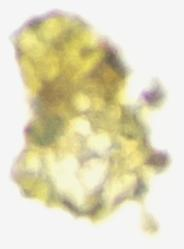
#> input picture testdata_folder/10_36_51_744378_0.jpg, 184 x 249 px, given in place of copepod.jpg, which was not available
$ python oval_classification.py
#> lines starting #> are read from the running program, lines starting #| are printed output that depends on the picture; after the words box and inside, x2 and y2 are one past the last pixel; in counts of white or black regions, pixels touching at a corner belong together; pictures that were not available may be replaced by others from this repository, and a replacement may not be noted
from __future__ import print_function
import cv2 as cv
import numpy as np
import argparse
import random as rng
rng.seed(12345)

def thresh_callback(val):

    threshold = val

    canny_output = cv.Canny(src_gray, threshold, threshold * 2)

    contours, _ = cv.findContours(canny_output, cv.RETR_TREE, cv.CHAIN_APPROX_SIMPLE)

    # Find the rotated rectangles and ellipses for each contour
    minEllipse = [None]*len(contours)
    for i, c in enumerate(contours):
        if c.shape[0] > 10:
            minEllipse[i] = cv.fitEllipse(c)
    # Draw contours + rotated rects + ellipses

    drawing = np.zeros((canny_output.shape[0], canny_output.shape[1], 3), dtype=np.uint8)

    for i, c in enumerate(contours):
        color = (rng.randint(0,256), rng.randint(0,256), rng.randint(0,256))
        # ellipse
        if c.shape[0] > 10:
            # contour
            cv.drawContours(drawing, contours, i, color)
            cv.ellipse(drawing, minEllipse[i], color, 2)

    cv.imshow('Contours', drawing)
    cv.imshow('Canny', canny_output)
    # [11 lines of commented-out code are left out]

image_file = "copepod.jpg"

# Read the image
image = cv.imread(image_file)
#> image is the input picture: shape (249, 184, 3); mean B, G, R 189.8, 219.4, 224.9

src_gray = cv.cvtColor(image, cv.COLOR_BGR2GRAY)
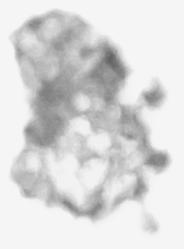
#> src_gray: shape (249, 184); min 97, max 251, mean 217.7
source_window = 'Image'
cv.namedWindow(source_window)
cv.imshow(source_window, src_gray)
max_thresh = 255
thresh = 100 # initial threshold
cv.createTrackbar('Canny Thresh:', source_window, thresh, max_thresh, thresh_callback)
thresh_callback(thresh)
#> in thresh_callback, `canny_output = cv.Canny(src_gray, threshold, threshold * 2)`:
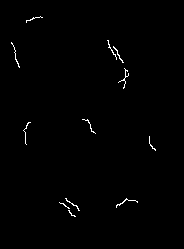
#> canny_output: shape (249, 184); 0.67% white in thin lines or dots, all inside (x1, y1, x2, y2) = (11, 16, 156, 217)
#> in thresh_callback, `contours, _ = cv.findContours(canny_output, cv.RETR_TREE, cv.CHAIN_APP..`: contours = 12 contours, all with area under 20
#> in thresh_callback, `minEllipse = [None]*len(contours)`: minEllipse = 12 items
#> the loop in thresh_callback, `for i, c in enumerate(contours):` made 12 passes
#> the loop in thresh_callback, `for i, c in enumerate(contours):` made 12 passes
#> color on passes 1 to 12: (213, 5, 152), (188, 99, 138), (223, 82, 191), (63, 221, 133), (89, 95, 181), (46, 211, 85), (75, 105, 39), (97, 174, 164), (12, 234, 173), (13, 212, 1), (3, 83, 91), (146, 50, 212)
#> after the loop in thresh_callback, `for i, c in enumerate(contours):`:
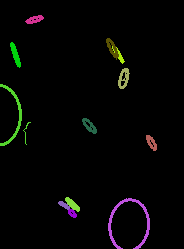
#> drawing: shape (249, 184, 3); mean of channels 0, 1, 2 3.8, 4.8, 4.7; drawn as B, G, R
cv.waitKey()

$ run again, on testdata_folder/10_42_38_776626_1.jpg
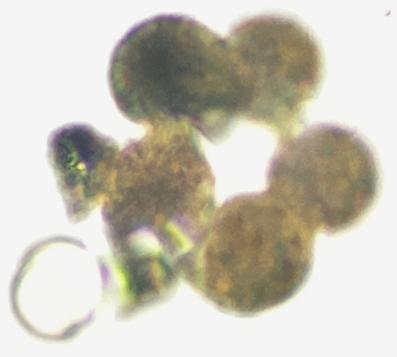
#> input picture testdata_folder/10_42_38_776626_1.jpg, 397 x 357 px, given in place of copepod.jpg, which was not available
#> image is the input picture: shape (357, 397, 3); mean B, G, R 182.9, 195.7, 200.2
#> in thresh_callback, `canny_output = cv.Canny(src_gray, threshold, threshold * 2)`:
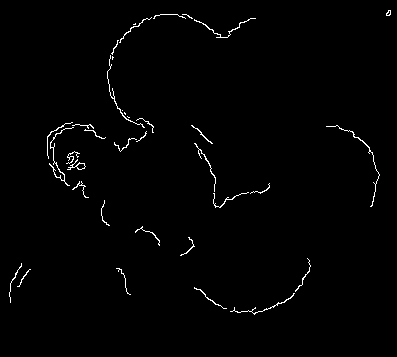
#> canny_output: shape (357, 397); 1.2% white in thin lines or dots, all inside (x1, y1, x2, y2) = (9, 10, 391, 315)
#> contours = 38 contours, 32 with area under 20; largest, box (x1, y1, x2, y2) and area: (67, 159, 86, 170) 49, (76, 163, 86, 170) 36, (49, 127, 74, 186) 27, (194, 18, 256, 38) 22, (326, 125, 380, 207) 22, (230, 293, 295, 315) 21
#> minEllipse = 38 items
#> the loop in thresh_callback, `for i, c in enumerate(contours):` made 38 passes
#> c on passes 26, 27, 28, 29, 32: [[127, 116], [128, 117], [129, 117], [128, 117]], [[124, 112], [124, 113], [125, 114], [125, 113]], [[122, 110]], [[112, 56], [112, 59], [112, 58], [113, 57]], [[135, 23], [134, 24], [133, 24], [135, 24]]
#> the loop in thresh_callback, `for i, c in enumerate(contours):` made 38 passes
#> color on passes 1 to 8: (213, 5, 152), (188, 99, 138), (223, 82, 191), (63, 221, 133), (89, 95, 181), (46, 211, 85), (75, 105, 39), (97, 174, 164)
#> after the loop in thresh_callback, `for i, c in enumerate(contours):`:
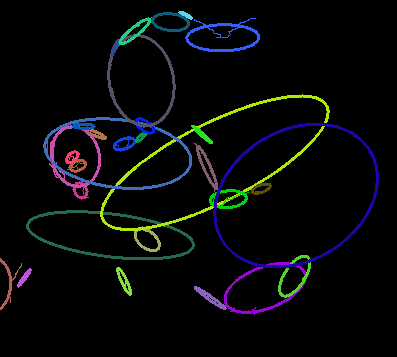
#> drawing: shape (357, 397, 3); mean of channels 0, 1, 2 9.4, 8.6, 7.2; drawn as B, G, R

$ run again, on testdata_folder/10_42_44_780033_6.jpg
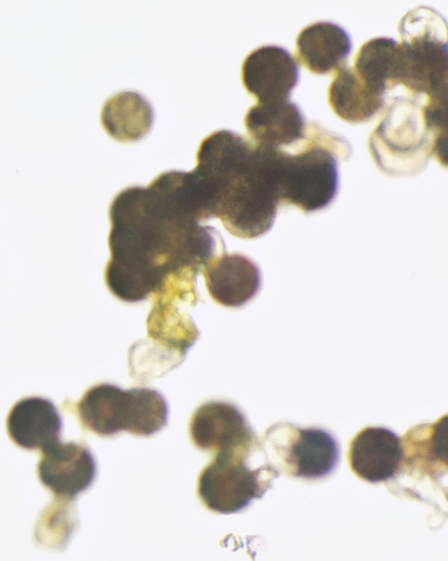
#> input picture testdata_folder/10_42_44_780033_6.jpg, 895 x 1121 px, given in place of copepod.jpg, which was not available (shown at 1/2 size)
#> image is the input picture: shape (1121, 895, 3); mean B, G, R 201.9, 206.9, 211.1
#> `src_gray = cv.cvtColor(image, cv.COLOR_BGR2GRAY)`:
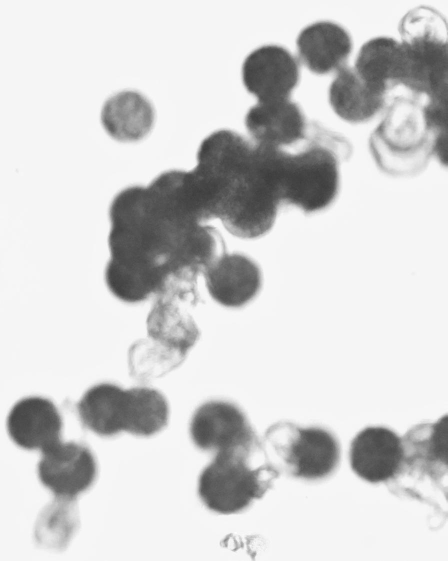
#> src_gray: shape (1121, 895) (shown at 1/2 size); min 58, max 255, mean 207.5
#> in thresh_callback, `canny_output = cv.Canny(src_gray, threshold, threshold * 2)`:
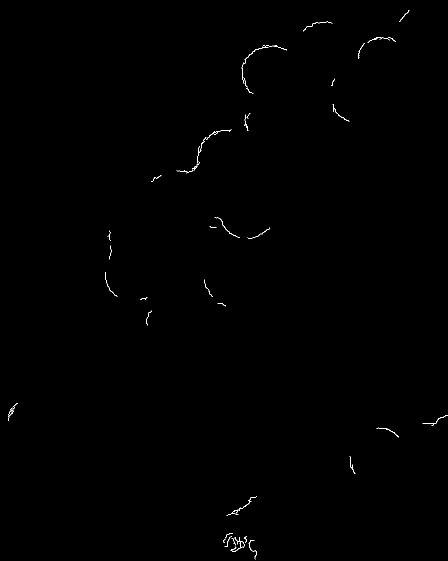
#> canny_output: shape (1121, 895) (shown at 1/2 size); 0.2% white in thin lines or dots
#> contours = 58 contours, 53 with area under 20; largest, box (x1, y1, x2, y2) and area: (461, 1082, 489, 1104) 80, (480, 1082, 489, 1095) 67, (17, 815, 30, 842) 60, (17, 820, 27, 832) 44, (429, 434, 479, 476) 26
#> minEllipse = 58 items
#> the loop in thresh_callback, `for i, c in enumerate(contours):` made 58 passes
#> c on passes 26, 32, 34: [[216, 471], [216, 472], [215, 473], [216, 472]], [[388, 339], [387, 340], [388, 340], [389, 339]], [[390, 332], [388, 334], [389, 334], [390, 333]]
#> the loop in thresh_callback, `for i, c in enumerate(contours):` made 58 passes
#> color on passes 1 to 8: (213, 5, 152), (188, 99, 138), (223, 82, 191), (63, 221, 133), (89, 95, 181), (46, 211, 85), (75, 105, 39), (97, 174, 164)
